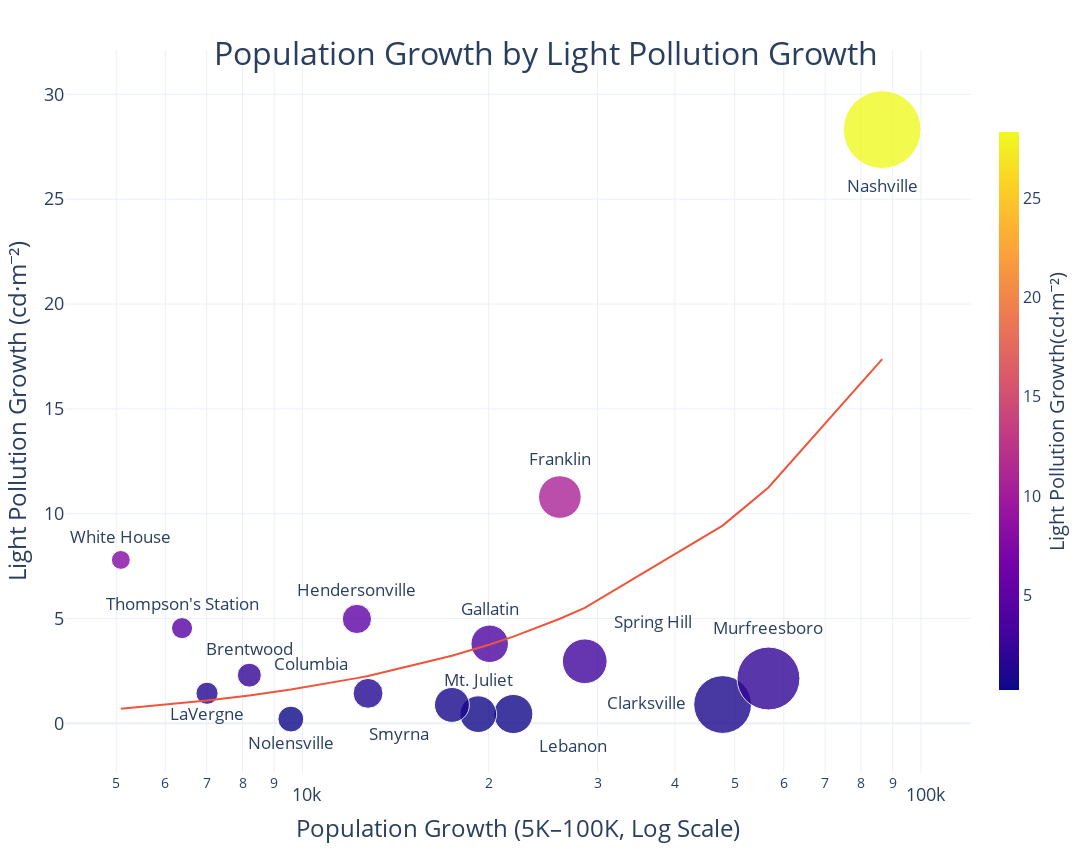

This figure's notebook cell:
### Code cell
import plotly.express as px

# Define a function to calculate growth between the first and last years with percentages
def calculate_growth_with_percent(df, column):
    earliest_year = df['Year'].min()
    latest_year = df['Year'].max()

    start_values = df[df['Year'] == earliest_year].groupby('NAME')[column].mean()
    end_values = df[df['Year'] == latest_year].groupby('NAME')[column].mean()

    growth = end_values - start_values
    percent_growth = (growth / start_values.replace(0, pd.NA)) * 100

    growth_df = pd.DataFrame({
        'Absolute Growth': growth,
        'Percent Growth': percent_growth
    })

    return growth_df

# Calculate growth for population and light pollution
population_growth = calculate_growth_with_percent(df, 'Population')
light_pollution_growth = calculate_growth_with_percent(df, 'light_pollution')

# Merge for comparison
growth_comparison = population_growth.join(
    light_pollution_growth,
    lsuffix='_population',
    rsuffix='_light_pollution'
).dropna().reset_index()

# Filter for range: population growth between 5k and 100k, and light pollution > 0
growth_comparison_filtered = growth_comparison[
    (growth_comparison['Absolute Growth_population'] >= 5000) &
    (growth_comparison['Absolute Growth_population'] <= 100000) &
    (growth_comparison['Absolute Growth_light_pollution'] > 0)
]

# Add custom text positions
growth_comparison_filtered['text_position'] = growth_comparison_filtered['NAME'].apply(
    lambda name: (
        'bottom right' if name == 'Lebanon' else
        'bottom center' if name in ['Mount Juliet', 'Nolensville', 'LaVergne', 'Nashville'] else
        'middle left' if name == 'Clarksville' else
        'bottom left' if name == 'Smyrna' else
        'top right' if name == 'Spring Hill' else
        'top left' if name == 'Columbia' else

        'top center'
    )
)

# Plotting with Plotly using log scale for clarity
fig = px.scatter(
    growth_comparison_filtered,
    x='Absolute Growth_population',
    y='Absolute Growth_light_pollution',
    text='NAME',
    hover_name='NAME',
    size='Absolute Growth_population',
    size_max=55,  # 🔧 Bump max bubble size for posters
    opacity=0.8,  # 🔧 Slight transparency for overlap
    color='Absolute Growth_light_pollution',
    trendline='ols',
    log_x=True,
    title='Population Growth vs. Light Pollution Growth',
    labels={
        'Absolute Growth_population': 'Population Growth (5K–100K, Log Scale)',
        'Absolute Growth_light_pollution': 'Light Pollution Growth (cd·m⁻²)'
    },
    width=1200,
    height=850,
    color_continuous_scale='Plasma'
)

# 🔧 Use custom text positions
fig.update_traces(textposition=growth_comparison_filtered['text_position'], textfont=dict(size=16.5))

# 🔧 Layout tweaks for posters
fig.update_layout(
    title_text='Population Growth by Light Pollution Growth',
    title_font=dict(size=32),
    title_x=0.5,
    title_y=0.95,  # 🔧 Move title down from the very top (default is 0.95)
    title_xanchor='center',
    title_yanchor='top',
    
    xaxis_title='Population Growth (5K–100K, Log Scale)',
    yaxis_title='Light Pollution Growth (cd·m⁻²)',
    
    xaxis=dict(title_font=dict(size=24), tickfont=dict(size=18)),
    yaxis=dict(title_font=dict(size=24), tickfont=dict(size=18)),
    
    coloraxis_colorbar=dict(
        title='Light Pollution Growth(cd·m⁻²)',
        title_side='right',
        title_font=dict(size=20),
        tickfont=dict(size=16),
        len=0.8,
        thickness=20
    ),
    
    template='plotly_white',
    margin=dict(t=50, b=50, l=50, r=50)
)

fig.show()

### Figure 1 — Plotly figure (JSON) as saved in the notebook; plotly's stock layout.template omitted (floating-point values rounded to 4 significant figures)
{"data": [{"hovertemplate": "<b>%{hovertext}</b><br><br>Population Growth (5K–100K, Log Scale)=%{marker.size}<br>Light Pollution Growth (cd·m⁻²)=%{marker.color}<br>NAME=%{text}<extra></extra>", "hovertext": ["Brentwood", "Clarksville", "Columbia", "Franklin", "Gallatin", "Hendersonville", "LaVergne", "Lebanon", "Mt. Juliet", "Murfreesboro", "Nashville", "Nolensville", "Smyrna", "Spring Hill", "Thompson's Station", "White House"], "legendgroup": "", "marker": {"color": [2.298, 0.897, 1.431, 10.79, 3.795, 4.979, 1.435, 0.4452, 0.4388, 2.138, 28.32, 0.2044, 0.8786, 2.962, 4.541, 7.795], "coloraxis": "coloraxis", "opacity": 0.8, "size": [8205, 47787, 12764, 26071, 20077, 12246, 7009, 21922, 19241, 56675, 86566, 9576, 17444, 28601, 6386, 5085], "sizemode": "area", "sizeref": 28.62, "symbol": "circle"}, "mode": "markers+text", "name": "", "orientation": "v", "showlegend": false, "text": ["Brentwood", "Clarksville", "Columbia", "Franklin", "Gallatin", "Hendersonville", "LaVergne", "Lebanon", "Mt. Juliet", "Murfreesboro", "Nashville", "Nolensville", "Smyrna", "Spring Hill", "Thompson's Station", "White House"], "textfont": {"size": 16.5}, "textposition": ["top center", "middle left", "top left", "top center", "top center", "top center", "bottom center", "bottom right", "top center", "top center", "bottom center", "bottom center", "bottom left", "top right", "top center", "top center"], "type": "scatter", "x": [8205, 47787, 12764, 26071, 20077, 12246, 7009, 21922, 19241, 56675, 86566, 9576, 17444, 28601, 6386, 5085], "xaxis": "x", "y": [2.298, 0.897, 1.431, 10.79, 3.795, 4.979, 1.435, 0.4452, 0.4388, 2.138, 28.32, 0.2044, 0.8786, 2.962, 4.541, 7.795], "yaxis": "y"}, {"hovertemplate": "<b>OLS trendline</b><br>Absolute Growth_light_pollution = 0.000204701 * Absolute Growth_population + -0.349688<br>R<sup>2</sup>=0.422664<br><br>Population Growth (5K–100K, Log Scale)=%{x}<br>Light Pollution Growth (cd·m⁻²)=%{y} <b>(trend)</b><extra></extra>", "legendgroup": "", "marker": {"symbol": "circle"}, "mode": "lines", "name": "", "showlegend": false, "textfont": {"size": 16.5}, "textposition": ["top center", "middle left", "top left", "top center", "top center", "top center", "bottom center", "bottom right", "top center", "top center", "bottom center", "bottom center", "bottom left", "top right", "top center", "top center"], "type": "scatter", "x": [5085, 6386, 7009, 8205, 9576, 12246, 12764, 17444, 19241, 20077, 21922, 26071, 28601, 47787, 56675, 86566], "xaxis": "x", "y": [0.6912, 0.9575, 1.085, 1.33, 1.611, 2.157, 2.263, 3.221, 3.589, 3.76, 4.138, 4.987, 5.505, 9.432, 11.25, 17.37], "yaxis": "y"}], "layout": {"coloraxis": {"colorbar": {"len": 0.8, "thickness": 20, "tickfont": {"size": 16}, "title": {"font": {"size": 20}, "side": "right", "text": "Light Pollution Growth(cd·m⁻²)"}}, "colorscale": [[0, "#0d0887"], [0.1111, "#46039f"], [0.2222, "#7201a8"], [0.3333, "#9c179e"], [0.4444, "#bd3786"], [0.5556, "#d8576b"], [0.6667, "#ed7953"], [0.7778, "#fb9f3a"], [0.8889, "#fdca26"], [1, "#f0f921"]]}, "height": 850, "legend": {"itemsizing": "constant", "tracegroupgap": 0}, "margin": {"b": 50, "l": 50, "r": 50, "t": 50}, "title": {"font": {"size": 32}, "text": "Population Growth by Light Pollution Growth", "x": 0.5, "xanchor": "center", "y": 0.95, "yanchor": "top"}, "width": 1200, "xaxis": {"anchor": "y", "domain": [0, 1], "tickfont": {"size": 18}, "title": {"font": {"size": 24}, "text": "Population Growth (5K–100K, Log Scale)"}, "type": "log"}, "yaxis": {"anchor": "x", "domain": [0, 1], "tickfont": {"size": 18}, "title": {"font": {"size": 24}, "text": "Light Pollution Growth (cd·m⁻²)"}}}}
